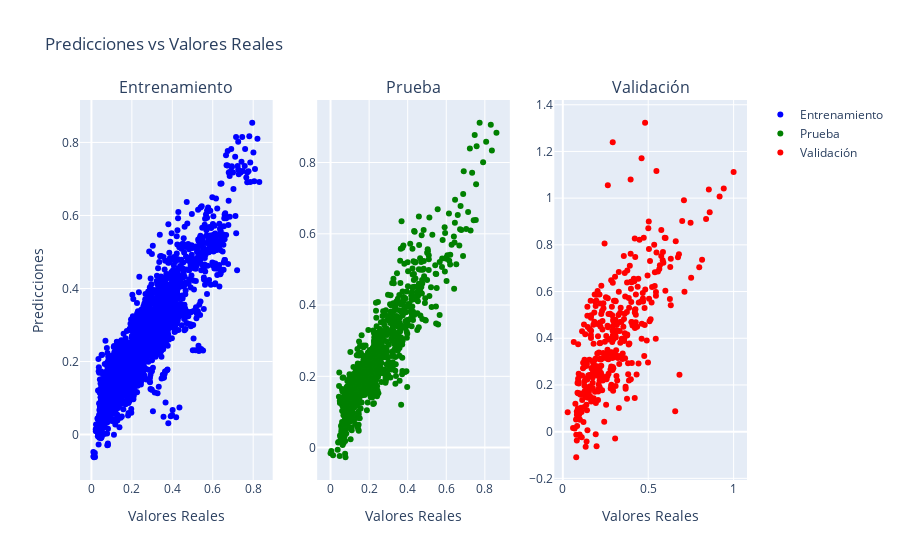

The notebook cell saved with this chart:
### Code cell
# Crear el gráfico de predicciones vs valores reales
fig = make_subplots(rows=1, cols=3, subplot_titles=('Entrenamiento', 'Prueba', 'Validación'))

fig.add_trace(go.Scatter(x=y_train, y=y_pred_train, mode='markers', name='Entrenamiento', marker=dict(color='blue')),
              row=1, col=1)
fig.add_trace(go.Scatter(x=y_test, y=y_pred_test, mode='markers', name='Prueba', marker=dict(color='green')),
              row=1, col=2)
fig.add_trace(go.Scatter(x=y_val, y=y_pred_val, mode='markers', name='Validación', marker=dict(color='red')),
              row=1, col=3)

fig.update_layout(title='Predicciones vs Valores Reales', xaxis_title='Valores Reales', yaxis_title='Predicciones')
fig.update_xaxes(title_text='Valores Reales', row=1, col=1)
fig.update_yaxes(title_text='Predicciones', row=1, col=1)
fig.update_xaxes(title_text='Valores Reales', row=1, col=2)
fig.update_xaxes(title_text='Valores Reales', row=1, col=3)

fig.show()

### Figure 1 — Plotly figure (JSON) as saved in the notebook; plotly's stock layout.template omitted (floating-point values rounded to 4 significant figures; data arrays with more than 128 entries replaced by an {"elided": "..."} marker saying what was removed)
{"data": [{"marker": {"color": "blue"}, "mode": "markers", "name": "Entrenamiento", "type": "scatter", "x": {"elided": "3601 float values"}, "xaxis": "x", "y": {"elided": "3601 float values"}, "yaxis": "y"}, {"marker": {"color": "green"}, "mode": "markers", "name": "Prueba", "type": "scatter", "x": {"elided": "901 float values"}, "xaxis": "x2", "y": {"elided": "901 float values"}, "yaxis": "y2"}, {"marker": {"color": "red"}, "mode": "markers", "name": "Validación", "type": "scatter", "x": {"elided": "376 float values"}, "xaxis": "x3", "y": {"elided": "376 float values"}, "yaxis": "y3"}], "layout": {"annotations": [{"font": {"size": 16}, "showarrow": false, "text": "Entrenamiento", "x": 0.1444, "xanchor": "center", "xref": "paper", "y": 1, "yanchor": "bottom", "yref": "paper"}, {"font": {"size": 16}, "showarrow": false, "text": "Prueba", "x": 0.5, "xanchor": "center", "xref": "paper", "y": 1, "yanchor": "bottom", "yref": "paper"}, {"font": {"size": 16}, "showarrow": false, "text": "Validación", "x": 0.8556, "xanchor": "center", "xref": "paper", "y": 1, "yanchor": "bottom", "yref": "paper"}], "title": {"text": "Predicciones vs Valores Reales"}, "xaxis": {"anchor": "y", "domain": [0, 0.2889], "title": {"text": "Valores Reales"}}, "xaxis2": {"anchor": "y2", "domain": [0.3556, 0.6444], "title": {"text": "Valores Reales"}}, "xaxis3": {"anchor": "y3", "domain": [0.7111, 1], "title": {"text": "Valores Reales"}}, "yaxis": {"anchor": "x", "domain": [0, 1], "title": {"text": "Predicciones"}}, "yaxis2": {"anchor": "x2", "domain": [0, 1]}, "yaxis3": {"anchor": "x3", "domain": [0, 1]}}}
